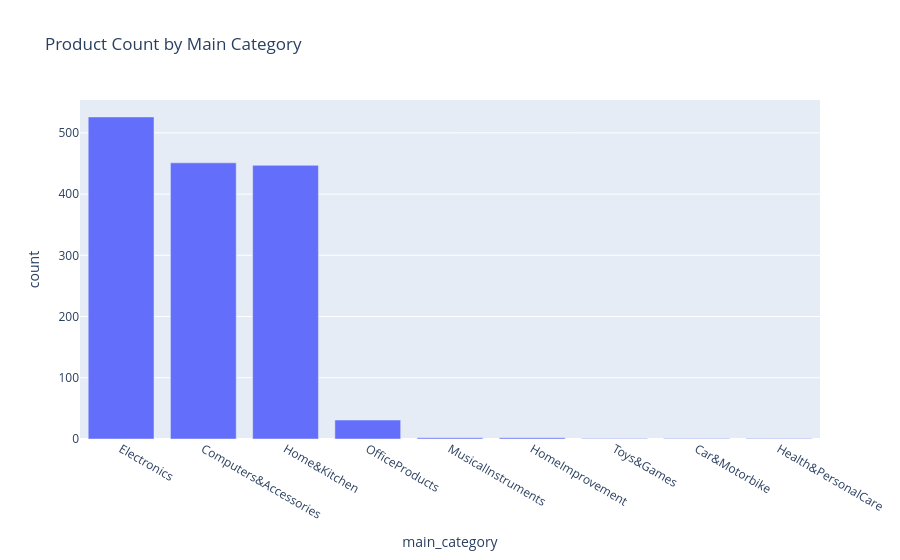

Source (notebook cell):
### Markdown cell above
**Interpretation:**
- `discounted_price`, `actual_price`, `savings`, and `rating_count` are all heavily right-skewed (skew > 1) — a small number of premium/high-review products pull the mean well above the median. **Median is the representative statistic for these, not mean.**
- `rating` is tightly clustered and roughly symmetric (skew close to 0) — it's naturally bounded (1–5), so it can't skew the way an unbounded price column can.
- `discount_percentage` is close to symmetric, spanning the full 0–100% range without extreme outlier pull.

### 5b. Categorical columns — frequency counts

### Code cell
main_cat_counts = clean_df['main_category'].value_counts().reset_index()
main_cat_counts.columns = ['main_category', 'count']

fig = px.bar(main_cat_counts, x='main_category', y='count',
             title='Product Count by Main Category')
fig.show()

### Figure 1 — Plotly figure (JSON) as saved in the notebook; plotly's stock layout.template omitted (floating-point values rounded to 4 significant figures)
{"data": [{"hovertemplate": "main_category=%{x}<br>count=%{y}<extra></extra>", "legendgroup": "", "marker": {"color": "#636efa", "pattern": {"shape": ""}}, "name": "", "orientation": "v", "showlegend": false, "textposition": "auto", "type": "bar", "x": ["Electronics", "Computers&Accessories", "Home&Kitchen", "OfficeProducts", "MusicalInstruments", "HomeImprovement", "Toys&Games", "Car&Motorbike", "Health&PersonalCare"], "xaxis": "x", "y": [526, 451, 447, 31, 2, 2, 1, 1, 1], "yaxis": "y"}], "layout": {"barmode": "relative", "legend": {"tracegroupgap": 0}, "title": {"text": "Product Count by Main Category"}, "xaxis": {"anchor": "y", "domain": [0, 1], "title": {"text": "main_category"}}, "yaxis": {"anchor": "x", "domain": [0, 1], "title": {"text": "count"}}}}
